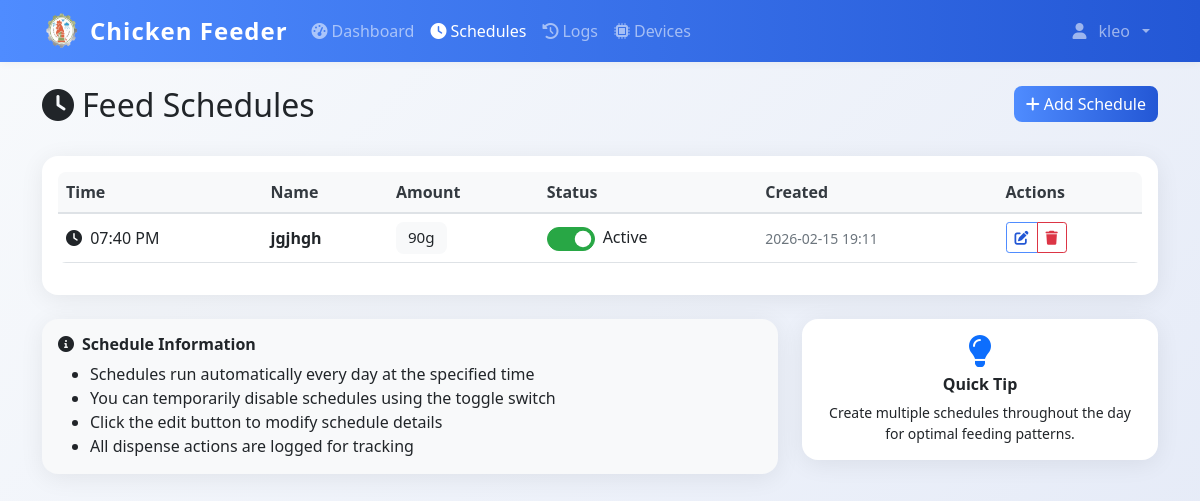
Screenshot of /schedules (signed in) with the database file from the repository.
### models.py (models this page shows)
class User(UserMixin, db.Model):
    id = db.Column(db.Integer, primary_key=True)
    username = db.Column(db.String(80), unique=True, nullable=False)
    email = db.Column(db.String(120), unique=True, nullable=False)
    password_hash = db.Column(db.String(120), nullable=False)
    iot_device_url = db.Column(db.String(255), nullable=True)  # e.g., 'http://192.168.1.100:5000' or 'pi_klei'
    is_admin = db.Column(db.Boolean, default=True)
    created_at = db.Column(db.DateTime, default=datetime.now)

class FeedSchedule(db.Model):
    id = db.Column(db.Integer, primary_key=True)
    name = db.Column(db.String(100), nullable=False)
    feed_time = db.Column(db.Time, nullable=False)
    amount_grams = db.Column(db.Integer, nullable=False)
    is_active = db.Column(db.Boolean, default=True)
    created_by = db.Column(db.Integer, db.ForeignKey('user.id'), nullable=False)
    created_at = db.Column(db.DateTime, default=datetime.now)
    user = db.relationship('User', backref=db.backref('schedules', lazy=True))

### app.py (the view)
@app.route('/schedules')
@login_required
def schedules():
    schedules = FeedSchedule.query.filter_by(created_by=current_user.id).order_by(FeedSchedule.feed_time).all()
    return render_template('schedules.html', schedules=schedules)

### app.py (called while the page is built)
@login_manager.user_loader
def load_user(user_id):
    return db.session.get(User, int(user_id))

@app.context_processor
def inject_datetime():
    return {'datetime': datetime}

@app.before_request
def restrict_admin_from_user_pages():
    if current_user.is_authenticated and getattr(current_user, 'is_admin', False):
        if not request.path.startswith('/admin'):
            if not request.path.startswith('/static') and not request.path.startswith('/logout'):
                return redirect(url_for('admin.dashboard'))

### templates/schedules.html (shortened to what this page needs)
{% extends "base.html" %}
{% block content %}
<div class="container mt-4">
    <div class="row mb-4">
        <div class="col">
            <h1 class="h2">
                <i class="fas fa-clock me-2"></i>Feed Schedules
            </h1>
        </div>
        <div class="col-auto">
            <a href="{{ url_for('add_schedule') }}" class="btn btn-primary">
                <i class="fas fa-plus me-1"></i>Add Schedule
            </a>
        </div>
    </div>
    <div class="card">
        <div class="card-body">
            {% if schedules %}
            <div class="table-responsive">
                <table class="table table-hover">
                    <thead>
                        <tr>
                            <th>Time</th>
                            <th>Name</th>
                            <th>Amount</th>
                            <th>Status</th>
                            <th>Created</th>
                            <th>Actions</th>
                        </tr>
                    </thead>
                    <tbody>
                        {% for schedule in schedules %}
                        <tr id="schedule-{{ schedule.id }}">
                            <td>
                                <i class="fas fa-clock me-1"></i>
                                {{ schedule.feed_time.strftime('%I:%M %p') }}
                            </td>
                            <td>
                                <strong>{{ schedule.name }}</strong>
                            </td>
                            <td>
                                <span class="badge bg-light text-dark">{{ schedule.amount_grams }}g</span>
                            </td>
                            <td>
                                <div class="form-check form-switch d-flex align-items-center gap-2">
                                    <input class="form-check-input" type="checkbox"
                                        id="toggle-{{ schedule.id }}"
                                        {% if schedule.is_active %}checked{% endif %}
                                        onchange="toggleSchedule(this)" data-id="{{ schedule.id }}">
                                    <label class="form-check-label" for="toggle-{{ schedule.id }}">
                                        <span id="status-text-{{ schedule.id }}">
                                            {% if schedule.is_active %}Active{% else %}Inactive{% endif %}
                                        </span>
                                    </label>
                                </div>
                            </td>
                            <td>
                                <small class="text-muted">
                                    {{ schedule.created_at.strftime('%Y-%m-%d %H:%M') }}
                                </small>
                            </td>
                            <td>
                                <div class="btn-group btn-group-sm">
                                    <a class="btn btn-outline-primary"
                                       href="{{ url_for('edit_schedule', schedule_id=schedule.id) }}"
                                       title="Edit this schedule">
                                        <i class="fas fa-edit"></i>
                                    </a>
                                    <button class="btn btn-outline-danger"
                                            onclick="deleteSchedule(this)"
                                            data-id="{{ schedule.id }}"
                                            data-name="{{ schedule.name }}"
                                            title="Delete schedule">
                                        <i class="fas fa-trash"></i>
                                    </button>
                                </div>
                            </td>
                        </tr>
                        {% endfor %}
                    </tbody>
                </table>
            </div>
            {% endif %}
        </div>
    </div>
    <div class="row mt-4">
        <div class="col-lg-8">
            <div class="card bg-light">
                <div class="card-body">
                    <h6 class="card-title">
                        <i class="fas fa-info-circle me-2"></i>Schedule Information
                    </h6>
                    <ul class="mb-0">
                        <li>Schedules run automatically every day at the specified time</li>
                        <li>You can temporarily disable schedules using the toggle switch</li>
                        <li>Click the edit button to modify schedule details</li>
                        <li>All dispense actions are logged for tracking</li>
                    </ul>
                </div>
            </div>
        </div>
        <div class="col-lg-4">
            <div class="card border-primary">
                <div class="card-body text-center">
                    <i class="fas fa-lightbulb fa-2x text-primary mb-2"></i>
                    <h6 class="card-title">Quick Tip</h6>
                    <p class="card-text small">
                        Create multiple schedules throughout the day for optimal feeding patterns.
                    </p>
                </div>
            </div>
        </div>
    </div>
</div>
{% endblock %}

### templates/base.html (shortened to what this page needs)
<!DOCTYPE html>
<html lang="en">
<head>
    <link href="https://cdn.jsdelivr.net/npm/bootstrap@5.1.3/dist/css/bootstrap.min.css" rel="stylesheet">
    <link href="https://cdnjs.cloudflare.com/ajax/libs/font-awesome/6.0.0/css/all.min.css" rel="stylesheet">
    <link href="{{ url_for('static', filename='css/style.css') }}" rel="stylesheet">
</head>
<body>
    {% if current_user.is_authenticated %}
    <nav class="navbar navbar-expand-lg navbar-dark bg-primary">
        <div class="container">
            <div class="d-flex align-items-center gap-2">
                <img src="{{ url_for('static', filename='img/chicken-logo.png') }}" alt="Logo" style="width:40px;height:40px;" >
                <a class="navbar-brand" href="{{ url_for('dashboard') }}">
                   Chicken Feeder
                </a>
            </div>
            <div class="collapse navbar-collapse" id="navbarNav">
                <ul class="navbar-nav me-auto">
                    <li class="nav-item">
                        <a class="nav-link {% if request.endpoint == 'dashboard' %}active{% endif %}"
                           href="{{ url_for('dashboard') }}">
                            <i class="fas fa-tachometer-alt me-1"></i>Dashboard
                        </a>
                    </li>
                    <li class="nav-item">
                        <a class="nav-link {% if request.endpoint in ['schedules', 'add_schedule'] %}active{% endif %}"
                           href="{{ url_for('schedules') }}">
                            <i class="fas fa-clock me-1"></i>Schedules
                        </a>
                    </li>
                    <li class="nav-item">
                        <a class="nav-link {% if request.endpoint == 'logs' %}active{% endif %}"
                           href="{{ url_for('logs') }}">
                            <i class="fas fa-history me-1"></i>Logs
                        </a>
                    </li>
                    <li class="nav-item">
                        <a class="nav-link {% if request.endpoint in ['devices', 'add_device'] %}active{% endif %}"
                           href="{{ url_for('devices') }}">
                            <i class="fas fa-microchip me-1"></i>Devices
                        </a>
                    </li>
                </ul>
                <ul class="navbar-nav">
                    <li class="nav-item dropdown">
                        <a class="nav-link dropdown-toggle d-flex align-items-center gap-2" href="#" id="navbarDropdown" role="button"
                           data-bs-toggle="dropdown" aria-expanded="false">
                            <i class="fas fa-user me-1 "></i>{{ current_user.username }}
                        </a>
                    </li>
                </ul>
            </div>
        </div>
    </nav>
    {% endif %}
    <main class="container-fluid align-items-center">
        {% block content %}{% endblock %}
    </main>
</body>
</html>

### static/css/style.css (style rules this page uses)
:root { --primary-color: #2c5f2d; --secondary-color: #97bc62; --success-color: #28a745; --danger-color: #dc3545; --warning-color: #ffc107; --info-color: #17a2b8; --light-color: #f8f9fa; --dark-color: #343a40; }
body { font-family: 'Segoe UI', Tahoma, Geneva, Verdana, sans-serif; background-color: #f5f7fa; }
.navbar-brand { font-weight: bold; font-size: 1.5rem; }
.navbar-nav .nav-link { font-weight: 500; transition: all 0.2s ease; }
.card { border: none; border-radius: 12px; box-shadow: 0 2px 10px rgba(0,0,0,0.08); transition: all 0.3s ease; }
.btn { border-radius: 8px; font-weight: 500; transition: all 0.2s ease; }
.btn-primary { background: linear-gradient(135deg, var(--primary-color) 0%, var(--secondary-color) 100%); border: none; }
.table { border-radius: 8px; overflow: hidden; }
.table thead th { background-color: #f8f9fa; border-bottom: 2px solid #dee2e6; font-weight: 600; color: var(--dark-color); }
.badge { border-radius: 20px; font-size: 0.75rem; font-weight: 500; padding: 0.5rem 0.75rem; }
.form-switch .form-check-input { width: 3rem; height: 1.5rem; border-radius: 3rem; }
.form-switch .form-check-input:checked { background-color: var(--success-color); border-color: var(--success-color); }

### templates/base.html (style rules this page uses)
body { background: linear-gradient(135deg, #f8fafc 0%, #e3e9f7 100%); min-height: 100vh; }
.navbar { box-shadow: 0 2px 8px rgba(0,0,0,0.04); }
.card { border-radius: 1rem; box-shadow: 0 4px 24px rgba(0,0,0,0.07); }
.btn-primary, .bg-primary { background: linear-gradient(90deg, #4f8cff 0%, #2357d5 100%) !important; border: none; }
.btn-outline-primary { border-color: #4f8cff !important; color: #2357d5 !important; }
.card-title, h1, h2, h3, h4, h5, h6 { font-family: 'Segoe UI', 'Roboto', 'Arial', sans-serif; font-weight: 600; }
.badge { font-size: 0.95em; border-radius: 0.5em; }
.table th, .table td { vertical-align: middle !important; }
.navbar-brand { font-weight: bold; letter-spacing: 1px; }

### rows the page displays
User: username "kleo"
FeedSchedule: feed_time "07:40 PM", name "jgjhgh", amount_grams "90", is_active "☑", shows "Active", created_at "2026-02-15 19:11"
